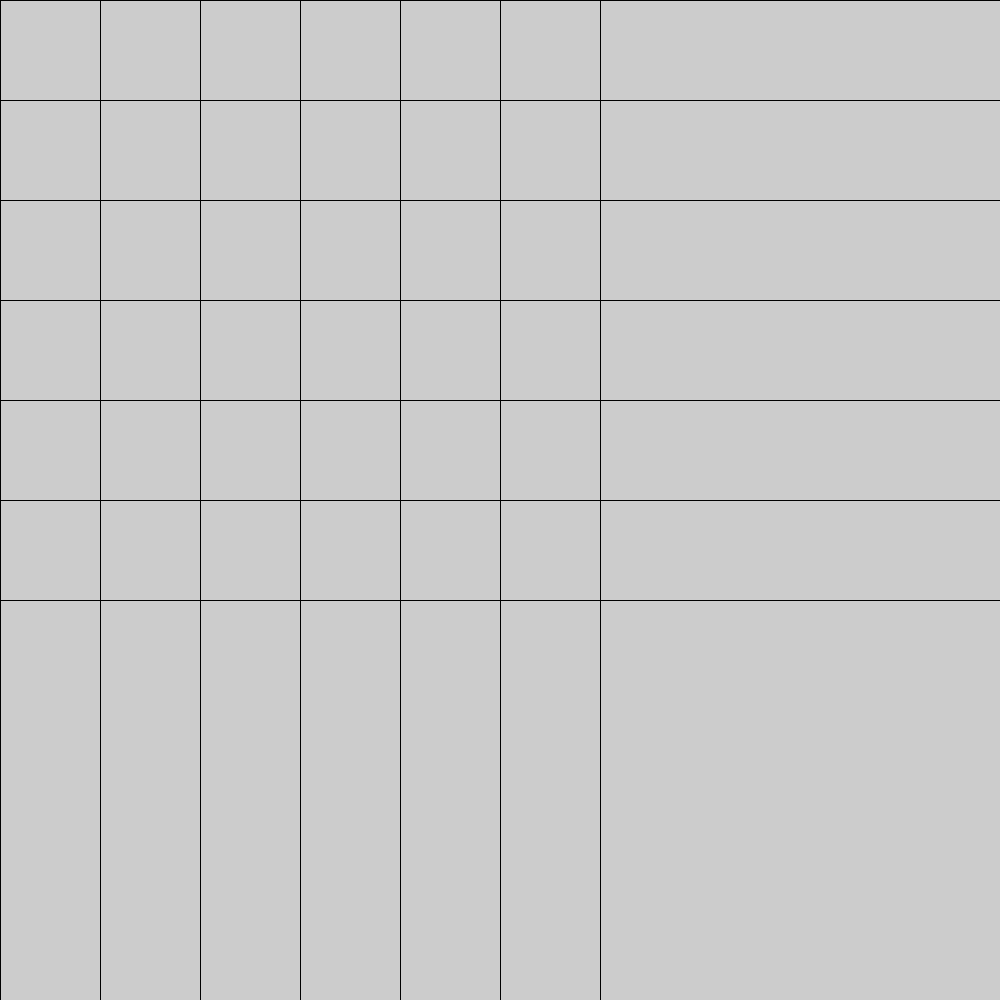
Frame 1 (no input)
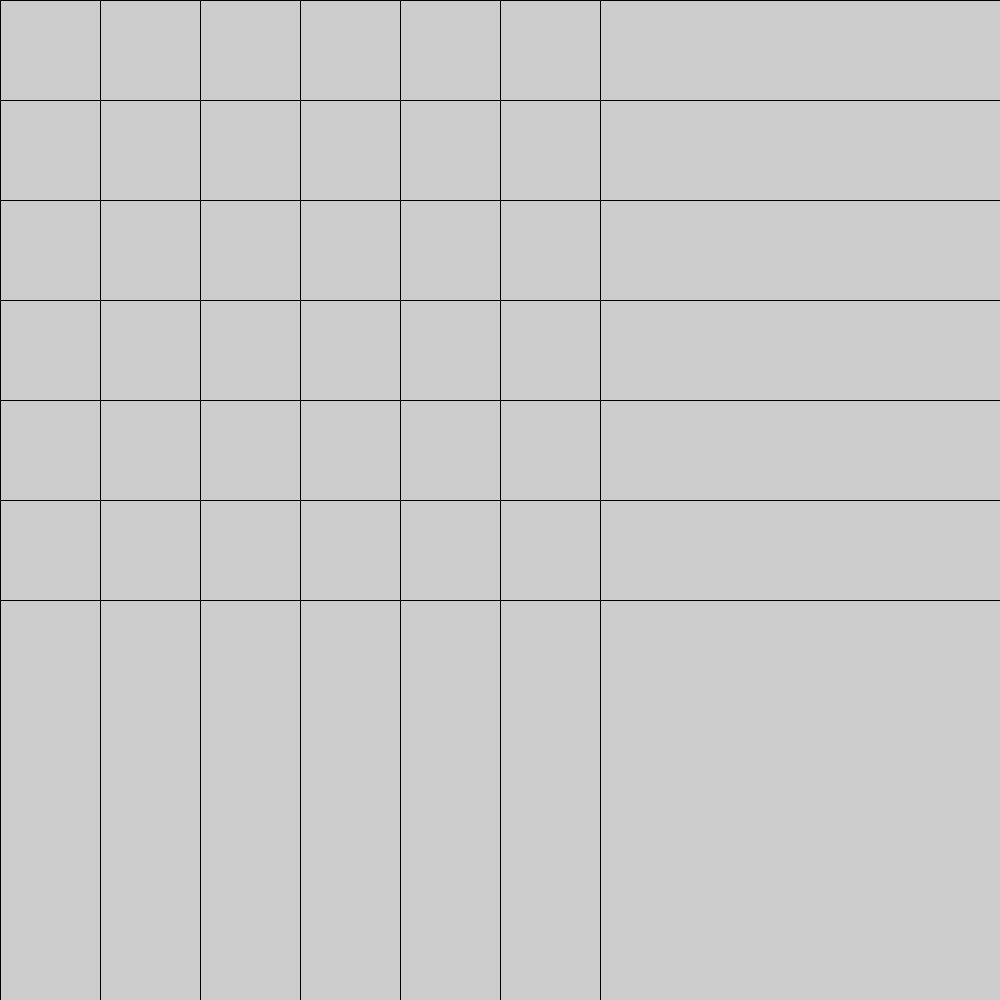
Frame 60 (the mouse pressed at the canvas centre just before this capture)
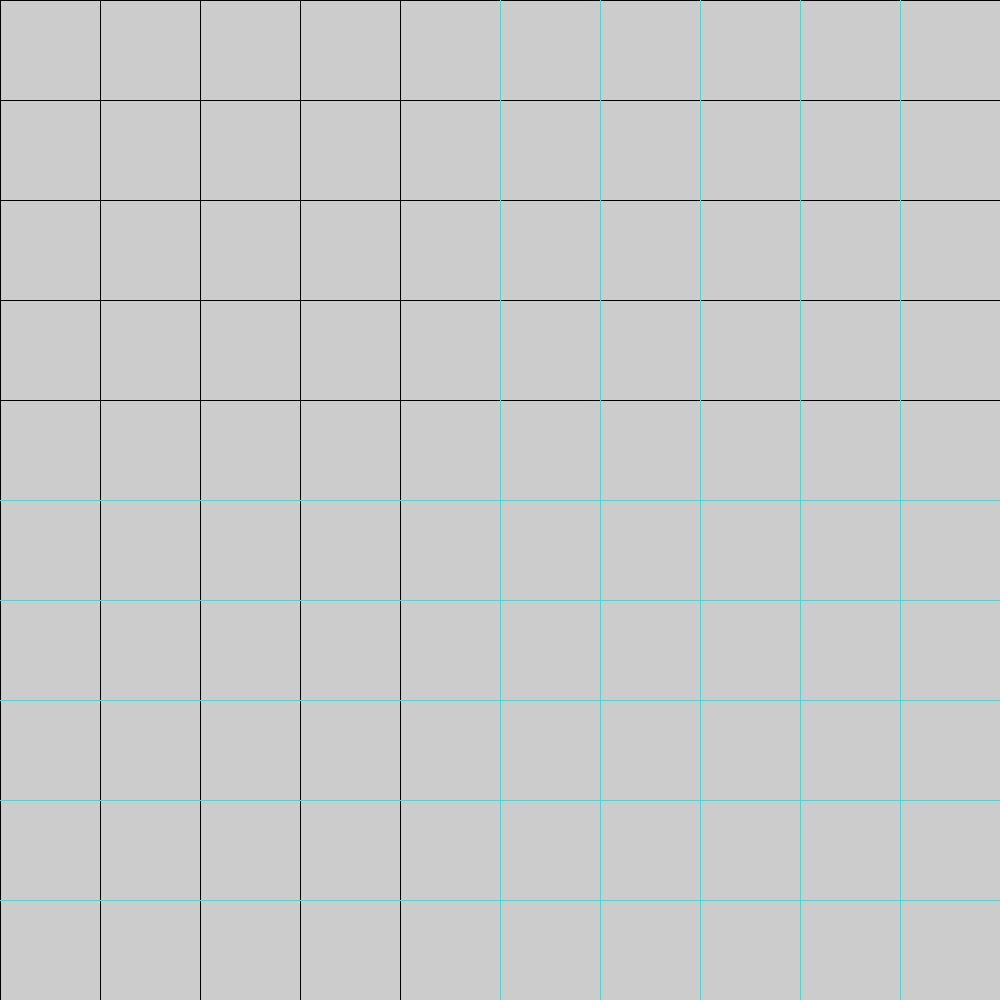
Frame 120 (the mouse held since frame 60 and released just before this capture)

The Processing sketch that drew these frames (run headless with seeded random() and noise(); from frame 60 on, the mouse is pressed at the canvas centre):

// Processing sketch: draw_grid
// ── draw_grid.pde
//Oliver Flatt
//Draw Grid

void setup()
{
  size(1000, 1000);
}

void draw()
{
  drawGrid();
}

void drawGrid()
{
  stroke(0, mouseY%255, mouseX%255);//I am very proud of this LINE OF CODE! modulo is cool
  drawHorizontal(6, mouseY);
  drawVertical(6, mouseX);
}

void drawHorizontal(int n, float s)
{
  line(0, s, 1000, s);
  if (n != 0)
  {
    drawHorizontal(n-1, s+100);
  }
}

void drawVertical(int n, int s)
{
  line(s, 0, s, 1000);
  if (n != 0)
  {
    drawVertical(n-1, s+100);
  }
}

void keyPressed()
{
  if (key == ' ')
  {
    background(255);
  }
}
